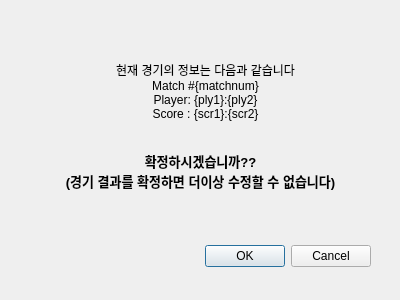
<?xml version="1.0" encoding="UTF-8"?>
<ui version="4.0">
 <class>Dialog</class>
 <widget class="QDialog" name="Dialog">
  <property name="geometry">
   <rect>
    <x>0</x>
    <y>0</y>
    <width>400</width>
    <height>300</height>
   </rect>
  </property>
  <property name="windowTitle">
   <string>Dialog</string>
  </property>
  <widget class="QDialogButtonBox" name="buttonBox">
   <property name="geometry">
    <rect>
     <x>30</x>
     <y>240</y>
     <width>341</width>
     <height>32</height>
    </rect>
   </property>
   <property name="orientation">
    <enum>Qt::Horizontal</enum>
   </property>
   <property name="standardButtons">
    <set>QDialogButtonBox::Cancel|QDialogButtonBox::Ok</set>
   </property>
  </widget>
  <widget class="QLabel" name="player1Name_2">
   <property name="geometry">
    <rect>
     <x>30</x>
     <y>140</y>
     <width>341</width>
     <height>61</height>
    </rect>
   </property>
   <property name="font">
    <font>
     <pointsize>10</pointsize>
     <weight>75</weight>
     <bold>true</bold>
    </font>
   </property>
   <property name="text">
    <string>확정하시겠습니까??
(경기 결과를 확정하면 더이상 수정할 수 없습니다)</string>
   </property>
   <property name="alignment">
    <set>Qt::AlignCenter</set>
   </property>
  </widget>
  <widget class="QLabel" name="player1Name">
   <property name="geometry">
    <rect>
     <x>60</x>
     <y>40</y>
     <width>291</width>
     <height>101</height>
    </rect>
   </property>
   <property name="text">
    <string>현재 경기의 정보는 다음과 같습니다
Match #{matchnum}
Player: {ply1}:{ply2}
Score : {scr1}:{scr2}</string>
   </property>
   <property name="alignment">
    <set>Qt::AlignCenter</set>
   </property>
  </widget>
 </widget>
 <resources/>
 <connections>
  <connection>
   <sender>buttonBox</sender>
   <signal>accepted()</signal>
   <receiver>Dialog</receiver>
   <slot>accept()</slot>
   <hints>
    <hint type="sourcelabel">
     <x>248</x>
     <y>254</y>
    </hint>
    <hint type="destinationlabel">
     <x>157</x>
     <y>274</y>
    </hint>
   </hints>
  </connection>
  <connection>
   <sender>buttonBox</sender>
   <signal>rejected()</signal>
   <receiver>Dialog</receiver>
   <slot>reject()</slot>
   <hints>
    <hint type="sourcelabel">
     <x>316</x>
     <y>260</y>
    </hint>
    <hint type="destinationlabel">
     <x>286</x>
     <y>274</y>
    </hint>
   </hints>
  </connection>
 </connections>
</ui>
